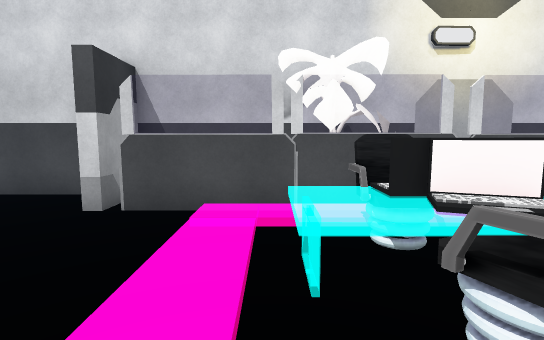
[1] (above)

19 first-person views from a walk through a scene from a Unity 3-D project. The camera is 1.2 m above the floor, tilts 6° down and sees 85° across. The floor is counted in squares, 1 m on a side. Each view is taken from the middle of a square. On the plan, view 1 faces up. The plan holds only what a view shows up to about 13 squares ahead; the rest is blank. The place goes on beyond the plan. The player character is not drawn. Some surface patterns are stand-ins.

[2]
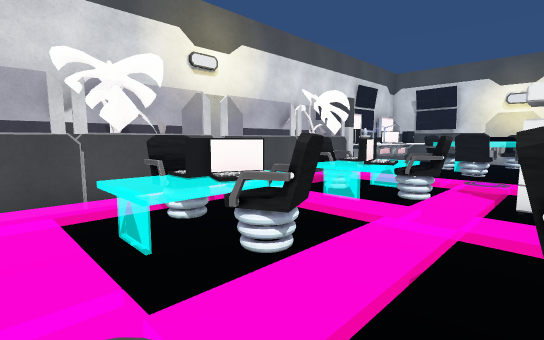

[3]
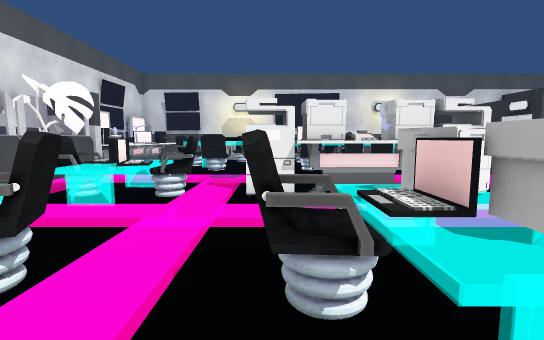

[4]
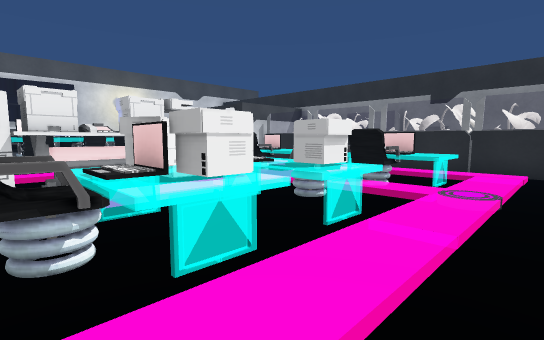

[5]
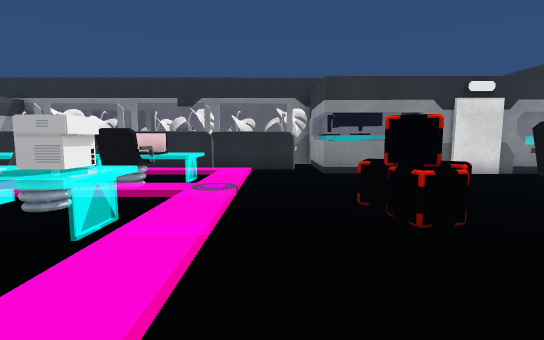

[6]
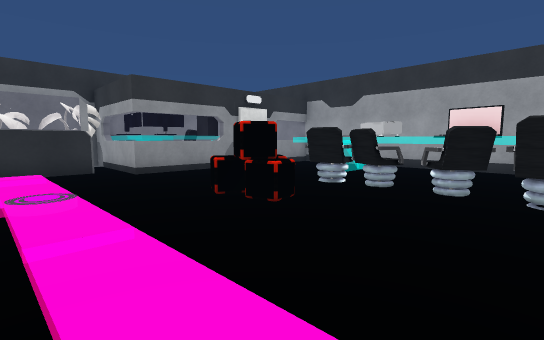

[7]
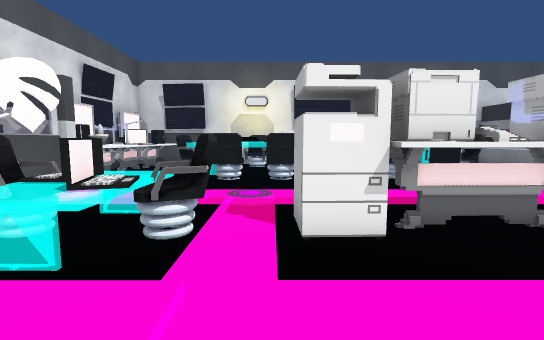

[8]
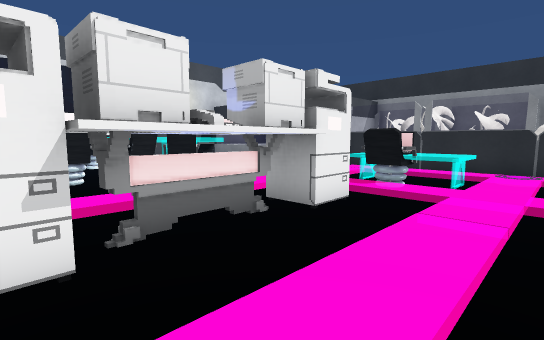

[9]
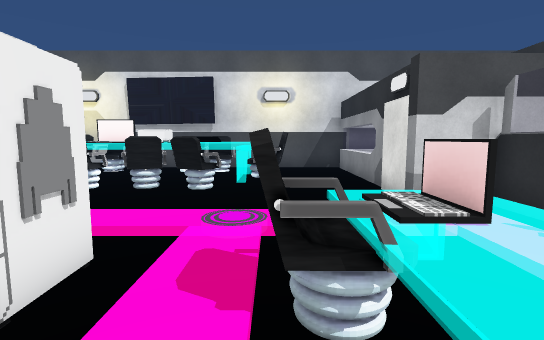

[10]
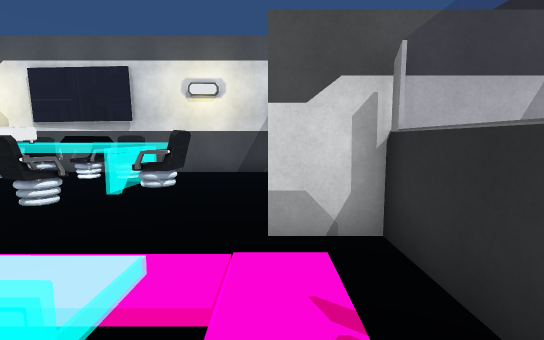

[11]
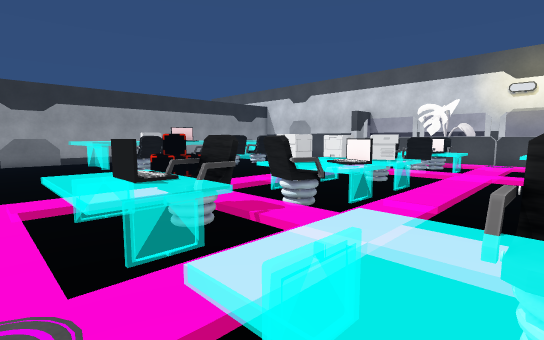

[12]
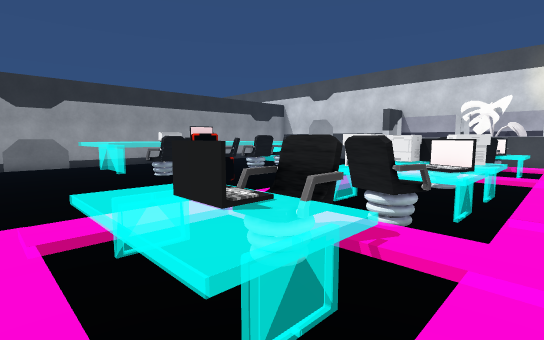

[13]
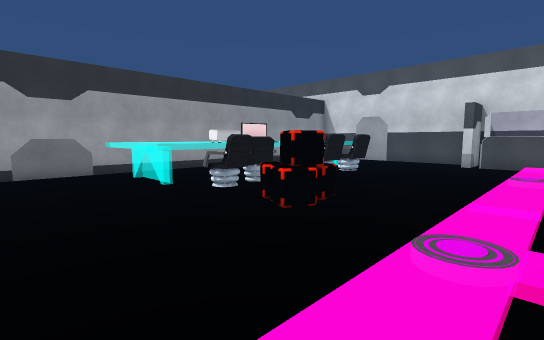

[14]
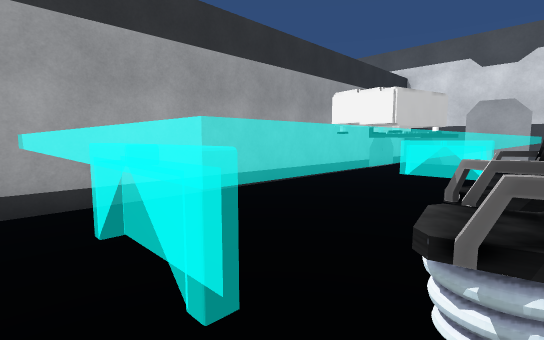

[15]
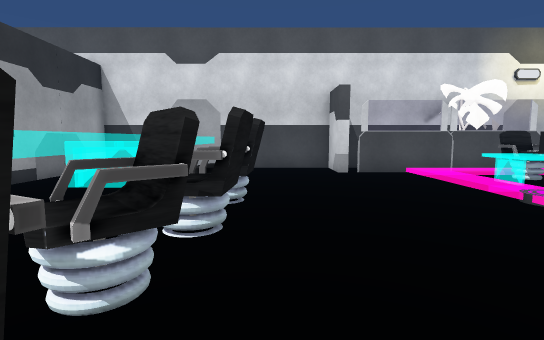

[16]
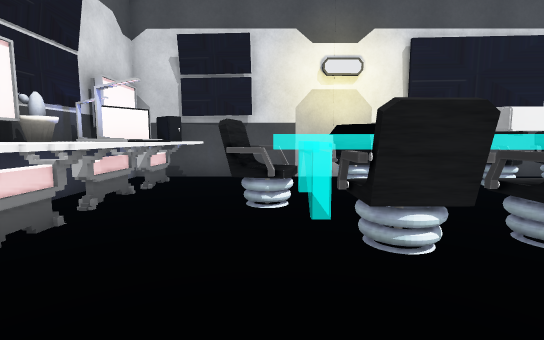

[17]
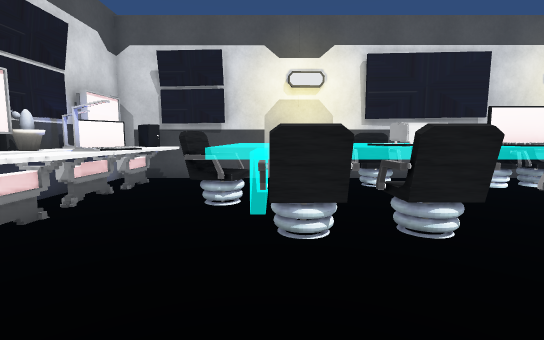

[18]
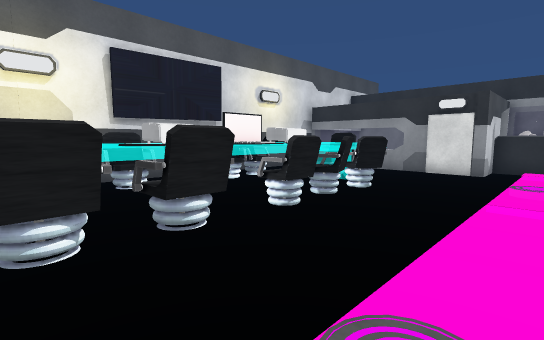

[19]
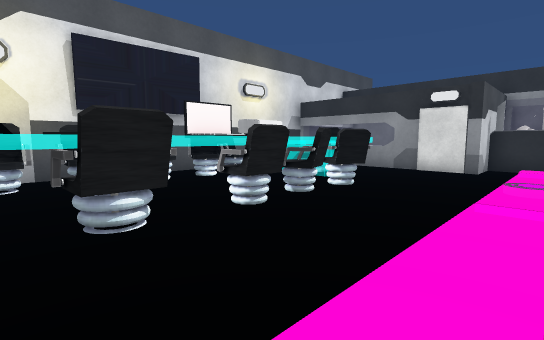

### Floor plan
Key: @ floor where view 1 was taken; # wall or solid block; . main floor; : floor 0.25 m higher than the main floor; / step, stairs or slope; = window, fence, low wall or low ledge; ^ raised ledge; C chair; L laptop; P printer; M computer; T table; H phone; N monitor; R projector; A cactus; B lamp; O other object.
Columns run from 13 left of view 1 to 19 right of it. Each row starts with its distance up from view 1.
  7 #############OOO#####OO# NNABTNT#
  6 #...     #####OOOOOOOOO#MMTLLTMM#
  5 #....       ::O:::::::O.TTBLLTTT#
  4 #....       :.CC :.CC//....CC   #
  3 #====       : LL : LL /   =CC   #
  2 #           : CC :LLC//..C^OO ^ #
  1 #     CC    :/CC/:/CC//..C^OO CC#
  0 #     C     :@///://P//..COR  CC#
 -1 #    CCC   .:.CC.:.PP//..CRR ^CC#
 -2 #   L^C     : LL :.PP//..CLL ^C #
 -3 #   LLC    .: PPP:.HH//..CLL ^C #
 -4 #^  ^CC    .:  L :.PP//. CRR ^C.#
 -5 #^  RRC.OO .: PLL:.PP//. CRRO C.#
 -6 #^   CC OO .:.CC :.PP//. C^OO C #
 -7 #=====. .O..://C/://///. = ^^ = #
 -8 #     ......:/CC/:/CC//.  =CC   #
 -9 #     ......: LL : LL//     .   #
-10 #       ....:    :   // ..  .   #
-11   =###==== .::::::::::/####==== #
-12       MNN=  ...........#
-13 #     MON=OOOOOOOOOOOOO#
-14 #     OON#OOOOOOOOOOOOO#
-15          =OOOOOOOOOOOOO#

Where each view was taken, in squares from view 1:
view 1: 0 up, 0 right, facing up
view 2: 1 down, 1 left, facing up-right
view 3: 1 down, 1 left, facing right
view 4: 1 down, 2 left, facing down-right
view 5: 1 down, 2 left, facing down
view 6: 1 down, 0 right, facing down-left
view 7: 0 up, 2 right, facing right
view 8: 1 down, 3 right, facing down-right
view 9: 8 down, 4 right, facing right
view 10: 11 down, 6 right, facing right
view 11: 11 down, 6 right, facing up-left
view 12: 11 down, 4 right, facing up-left
view 13: 11 down, 0 right, facing up-left
view 14: 8 down, 7 left, facing up-left
view 15: 5 down, 6 left, facing up
view 16: 3 up, 9 right, facing right
view 17: 2 up, 8 right, facing right
view 18: 2 up, 8 right, facing down-right
view 19: 1 up, 8 right, facing down-right
